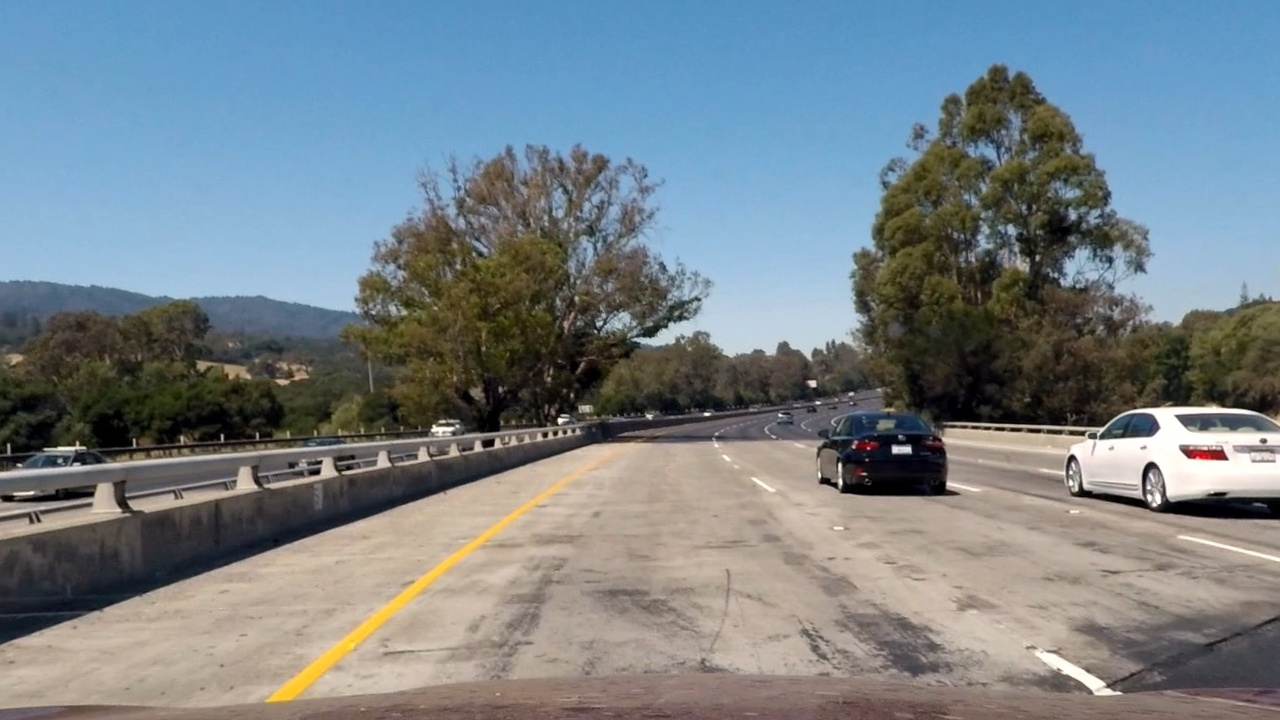
#> input picture output_images/undist_test1.jpg, 1280 x 720 px; its folder holds only this picture in this run
$ jupyter execute --allow-errors advanced_lane_Lines.ipynb   (shell and % lines are left out)   (older library calls are emulated)
#> lines starting #> are read from the running program, lines starting #| are printed output that depends on the picture; after the words box and inside, x2 and y2 are one past the last pixel; in counts of white or black regions, pixels touching at a corner belong together
Advanced Land Line Detection
===

[cell 1]
import numpy as np
import cv2
import glob
import matplotlib.pyplot as plt
import gc

[cell 2]
#%matplotlib qt

# prepare object points, like (0,0,0), (1,0,0), (2,0,0) ....,(6,5,0)

# Arrays to store object points and image points from all the images.
objpoints = [] # 3d points in real world space
imgpoints = [] # 2d points in image plane.

def getimageobjpoints(x,y):
    objp = np.zeros((x*y,3), np.float32)
    objp[:,:2] = np.mgrid[0:x, 0:y].T.reshape(-1,2)

    # Make a list of calibration images
    images = glob.glob('camera_cal/cal*.jpg')

    i = 0
    # Step through the list and search for chessboard corners
    for idx, fname in enumerate(images):
        img = cv2.imread(fname)
        gray = cv2.cvtColor(img, cv2.COLOR_BGR2GRAY)

    # Find the chessboard corners
        ret, corners = cv2.findChessboardCorners(gray, (x,y), None)
    # If found, add object points, image points
        if ret == True:
            i = i + 1
            objpoints.append(objp)
            imgpoints.append(corners)

        # Draw and display the corners
            cv2.drawChessboardCorners(img, (x,y), corners, ret)
            write_name = 'corners_found'+str(idx)+'.jpg'
            cv2.imwrite('output_images/'+ write_name, img)
            # [4 lines of commented-out code are left out]

getimageobjpoints(9,5)
getimageobjpoints(9,6)
getimageobjpoints(8,5)
getimageobjpoints(8,6)
print("Completed loading all the images")

#cv2.destroyAllWindows()

### Save the camera calibration result for later use (we won't worry about rvecs / tvecs)

[cell 3]
# [10 lines of commented-out code are left out]

[cell 4]
import pickle

dist_pickle = pickle.load(open( "calibration/wide_dist_pickle.p", "rb" ) )
#> (reads calibration/wide_dist_pickle.p from the repository)

mtx = dist_pickle["mtx"]
dist = dist_pickle["dist"]

[cell 5]
def path_leaf(path):
    head, tail = ntpath.split(path)
    return tail or ntpath.basename(head)

# [11 lines left out: function display_img, not called in this run]

### If the above cell ran sucessfully, you should now have `objpoints` and `imgpoints` needed for camera calibration.  Run the cell below to calibrate, calculate distortion coefficients, and test undistortion on an image!

[cell 6]
import ntpath
import pickle


print("Loaded camera calibration results")


# [12 lines left out: function undistortimg, not called in this run]

def process_distorted_images(test_images):
    for idx,fname in enumerate(test_images):
        undistortimg(fname,mtx,dist,'output_images',visualize=False)

process_distorted_images(glob.glob('camera_cal/cal*.jpg'))
process_distorted_images(glob.glob('test_images/*.jpg'))

plt.close()

[cell 7]
import matplotlib.image as mpimg

#Convert to grayscale and apply sobel operator

def mag_thresh(img, sobel_kernel=3, mag_thresh=(30, 130)):

    # Convert to grayscale
    gray = cv2.cvtColor(img, cv2.COLOR_RGB2GRAY)
    # Take both Sobel x and y gradients
    sobelx = cv2.Sobel(gray, cv2.CV_64F, 1, 0, ksize=sobel_kernel)
    sobely = cv2.Sobel(gray, cv2.CV_64F, 0, 1, ksize=sobel_kernel)
    # Calculate the gradient magnitude
    gradmag = np.sqrt(sobelx**2 + sobely**2)
    # Rescale to 8 bit
    scale_factor = np.max(gradmag)/255
    gradmag = (gradmag/scale_factor).astype(np.uint8)
    # Create a binary image of ones where threshold is met, zeros otherwise
    binary_output = np.zeros_like(gradmag)
    binary_output[(gradmag > mag_thresh[0]) & (gradmag < mag_thresh[1])] = 1
    # Return the binary image
    return binary_output


def abs_sobel_thresh(img, orient='x', thresh=(20,100)):
    # Convert to grayscale
    gray = cv2.cvtColor(img, cv2.COLOR_RGB2GRAY)
    # Apply x or y gradient with the OpenCV Sobel() function
    # and take the absolute value
    if orient == 'x':
        abs_sobel = np.absolute(cv2.Sobel(gray, cv2.CV_64F, 1, 0))
    if orient == 'y':
        abs_sobel = np.absolute(cv2.Sobel(gray, cv2.CV_64F, 0, 1))
    # Rescale back to 8 bit integer
    scaled_sobel = np.uint8(255*abs_sobel/np.max(abs_sobel))
    # Create a copy and apply the threshold
    binary_output = np.zeros_like(scaled_sobel)
    binary_output[(scaled_sobel >= thresh[0]) & (scaled_sobel <= thresh[1])] = 1
    # Return the result
    return binary_output

def dir_threshold(img, sobel_kernel=3, thresh=(0, np.pi/2)):
    # Grayscale
    gray = cv2.cvtColor(img, cv2.COLOR_RGB2GRAY)
    # Calculate the x and y gradients
    sobelx = cv2.Sobel(gray, cv2.CV_64F, 1, 0, ksize=sobel_kernel)
    sobely = cv2.Sobel(gray, cv2.CV_64F, 0, 1, ksize=sobel_kernel)
    # Take the absolute value of the gradient direction,
    # apply a threshold, and create a binary image result
    absgraddir = np.arctan2(np.absolute(sobely), np.absolute(sobelx))
    binary_output =  np.zeros_like(absgraddir)
    binary_output[(absgraddir >= thresh[0]) & (absgraddir <= thresh[1])] = 1

    # Return the binary image
    return binary_output

def hls_select(img, thresh=(0, 255)):
    hls = cv2.cvtColor(img, cv2.COLOR_RGB2HLS).astype(np.float)
    s_channel = hls[:,:,2]
    binary_output = np.zeros_like(s_channel)
    binary_output[(s_channel > thresh[0]) & (s_channel <= thresh[1])] = 1
    return binary_output

def combine(gradx,grady,mag_binary,dir_binary):
    combined = np.zeros_like(dir_binary)
    combined[((gradx == 1) & (grady == 1)) | ((mag_binary == 1) & (dir_binary == 1))] = 1
    return combined

def combine_binary(sxbinary,s_binary):
    # Combine the two binary thresholds
    combined_binary = np.zeros_like(sxbinary)
    combined_binary[(s_binary == 1) | (sxbinary == 1)] = 1
    return combined_binary

def combine_color_binary(sxbinary,s_binary):
    return np.dstack(( np.zeros_like(sxbinary), sxbinary, s_binary))

images = glob.glob('output_images/undist_test*.jpg')


# [27 lines left out: function udacity_pipeline, not called in this run]

def pipeline(img):
    gradx = abs_sobel_thresh(img, orient='x', thresh=(40, 170))
    grady = abs_sobel_thresh(img, orient='y', thresh=(40, 170))
    mag_binary = mag_thresh(img, sobel_kernel=9, mag_thresh=(50, 170))
    dir_binary = dir_threshold(img, sobel_kernel=15, thresh=(0.7, 1.3))
    gradient_combine = combine(gradx,grady,mag_binary,dir_binary)
    hls_image = hls_select(img,(130,255))
    final_img = combine_binary(hls_image,gradient_combine)
    color_img = combine_color_binary(hls_image,gradient_combine)
    return final_img

for idx,fname in enumerate(images):
    img = cv2.imread(fname)
#> img is the input picture: shape (720, 1280, 3); mean B, G, R 136.3, 130.1, 119.3

    #ksize=3
    final_img = pipeline(img)
#> in pipeline, `gradx = abs_sobel_thresh(img, orient='x', thresh=(40, 170))`:
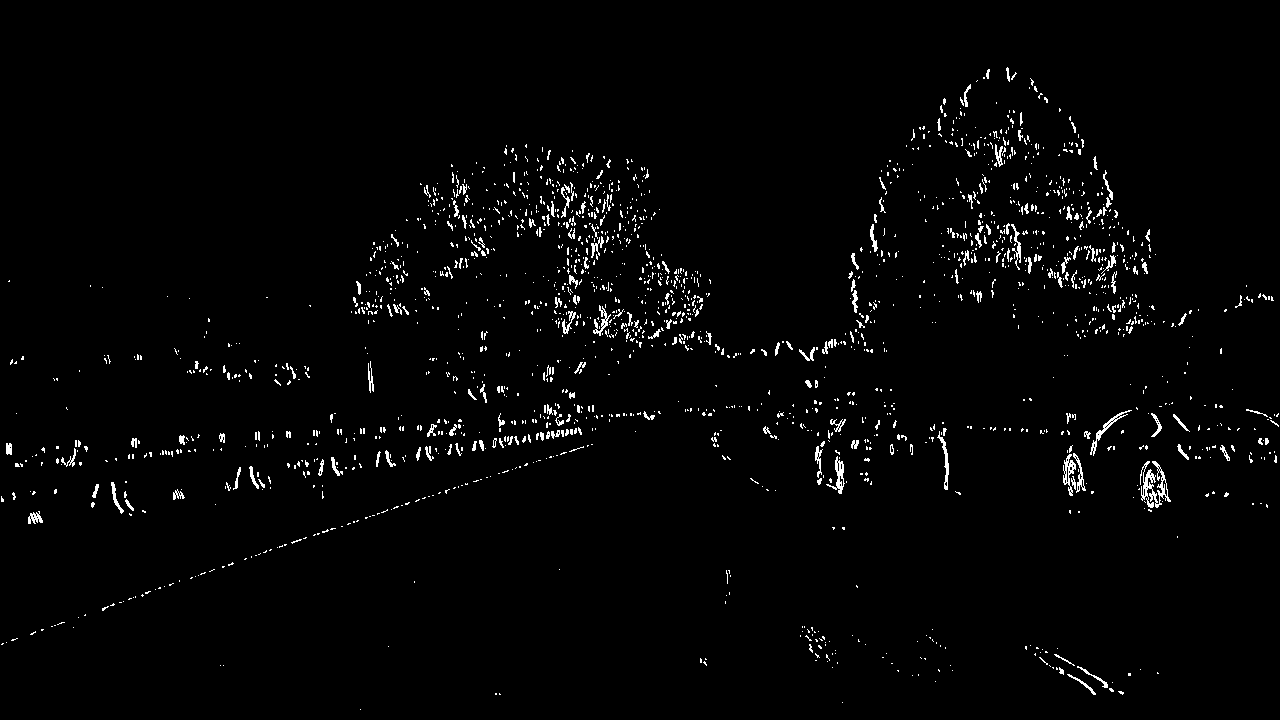
#> gradx: shape (720, 1280); values 0 (black) and 1 (white), 2% white in thin lines or dots, all inside (x1, y1, x2, y2) = (1, 67, 1279, 710)
#> in pipeline, `grady = abs_sobel_thresh(img, orient='y', thresh=(40, 170))`: grady: shape (720, 1280); values 0 (black) and 1 (white), 3.8% white in thin lines or dots
#> in mag_thresh, `gradmag = np.sqrt(sobelx**2 + sobely**2)`:
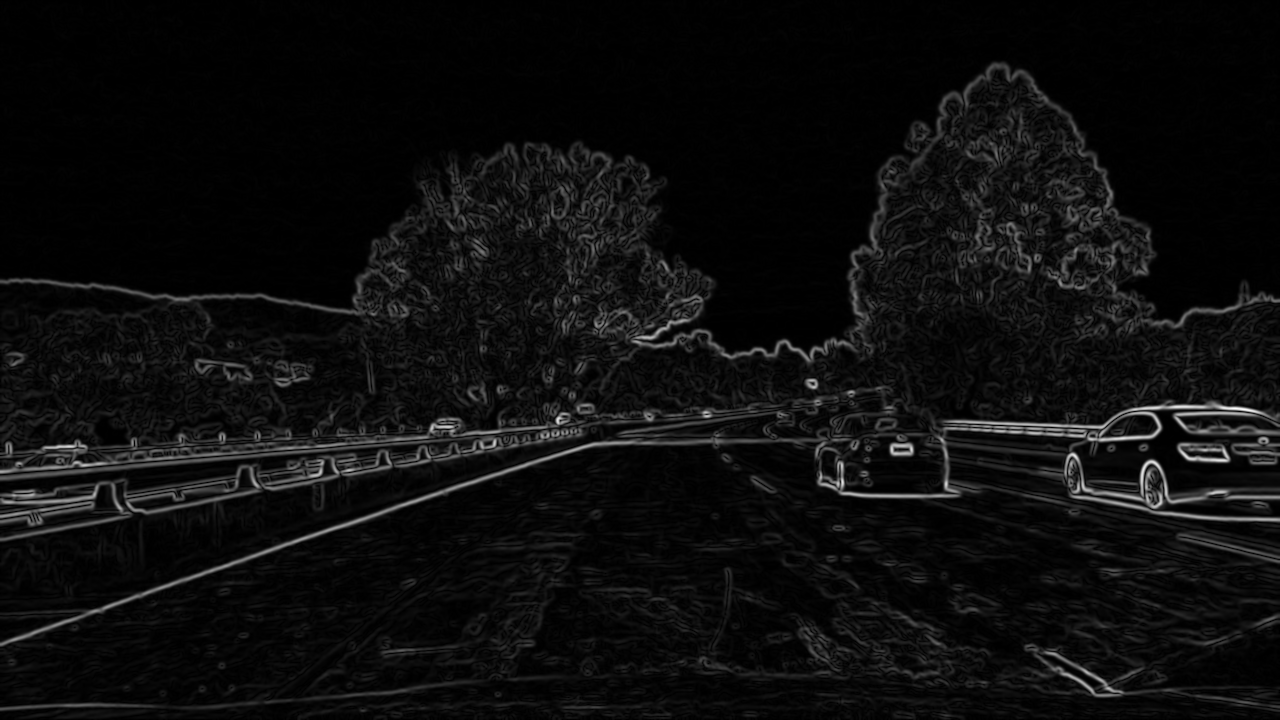
#> gradmag: shape (720, 1280) float64; min 0, max 2016116.2, mean 108056.1; drawn with min black and max white
#> in mag_thresh, `scale_factor = np.max(gradmag)/255`: scale_factor = 7906.3
#> in pipeline, `mag_binary = mag_thresh(img, sobel_kernel=9, mag_thresh=(50, 170))`: mag_binary: shape (720, 1280); values 0 (black) and 1 (white), 5.6% white; 749 white regions (518 under 20 px), largest, box (x1, y1, x2, y2) and area: (817, 400, 1280, 522) 8602, (0, 430, 840, 646) 3975, (0, 412, 571, 474) 3669
#> in pipeline, `dir_binary = dir_threshold(img, sobel_kernel=15, thresh=(0.7, 1.3))`: dir_binary: shape (720, 1280) float64; values 0 (black) and 1 (white), 39.3% white in thin lines or dots
#> in pipeline, `gradient_combine = combine(gradx,grady,mag_binary,dir_binary)`: gradient_combine: shape (720, 1280) float64; values 0 (black) and 1 (white), 1.9% white in thin lines or dots
#> in hls_select, `s_channel = hls[:,:,2]`:
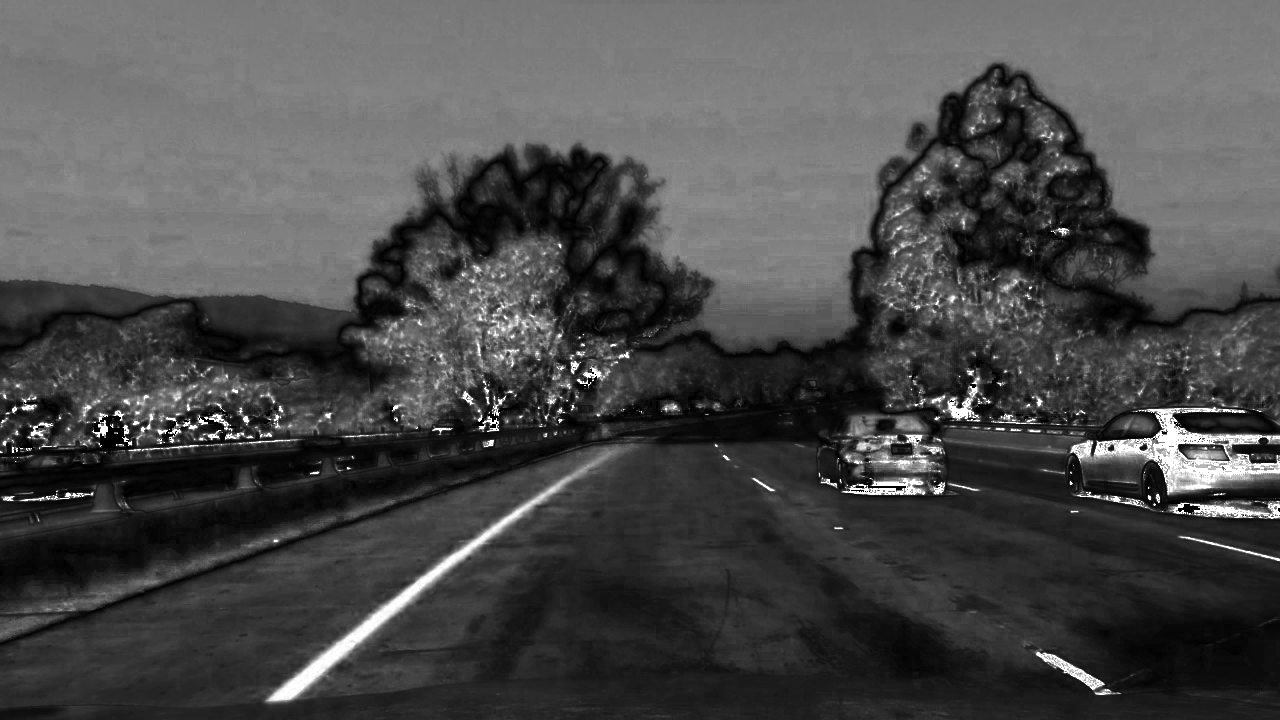
#> s_channel: shape (720, 1280) float64; min 0, max 255, mean 74.1
#> in pipeline, `hls_image = hls_select(img,(130,255))`: hls_image: shape (720, 1280) float64; values 0 (black) and 1 (white), 6.2% white; 1617 white regions (1347 under 20 px), largest, box (x1, y1, x2, y2) and area: (650, 145, 878, 262) 9351, (1094, 407, 1280, 495) 6192, (266, 452, 611, 702) 4998
#> in pipeline, `final_img = combine_binary(hls_image,gradient_combine)`: final_img: shape (720, 1280) float64; values 0 (black) and 1 (white), 8% white; 2889 white regions (2444 under 20 px), largest, box (x1, y1, x2, y2) and area: (650, 145, 878, 262) 9351, (1094, 402, 1280, 504) 6822, (266, 452, 611, 702) 4998
#> in combine_color_binary, `return np.dstack(( np.zeros_like(sxbinary), sxbinary, s_binary))`:
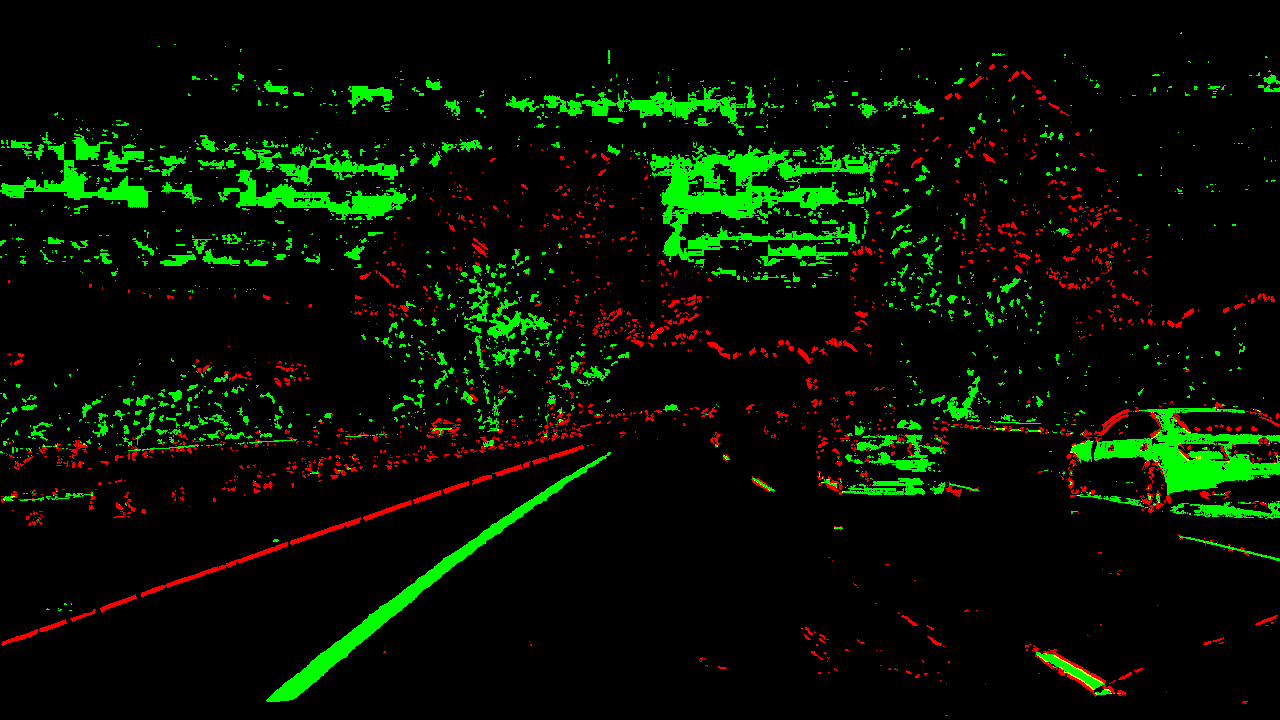
#> returned value: shape (720, 1280, 3) float64; mean of channels 0, 1, 2 0, 0.0616, 0.0185; drawn as B, G, R
    #display_img(img,final_img)
    #color_img,combine_binary = pipeline(img)
    #display_img(img,color_img,cmaptype=None)

plt.close()
